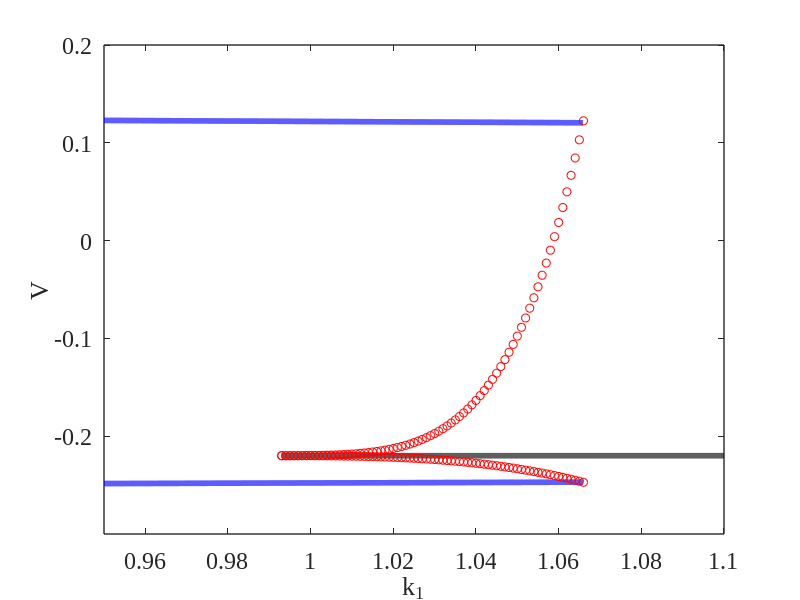

Write MATLAB code to recreate this figure.
clc;clear;close all;

a1=[0.95 1.0659];
b11=[0.1229 0.12048];
b12=[-0.24843 -0.247];

x1=linspace(0.95,1.0659,10000);
y11=linspace(0.1229,0.12048,10000);
y12=linspace(-0.24843,-0.247,10000);

x2=linspace(0.993,1.1,10000);
y2=ones(10000,1)*-0.2199;

s=0.993:0.001:1.066;
x10=0.98;
c1=5;
a1=0.34047/((1.0659-x10).^c1-(0.993-x10).^c1);
b1=0.12048-a1*((1.0659-x10).^c1);

t1=a1*(s-x10).^c1+b1;

x20=0.99;
c2=3;
a2=-0.0271/((1.0659-x20).^c2-(0.993-x20).^c2);
b2=-0.247-a2*((1.0659-x20).^c2);

t2=a2*(s-x20).^c2+b2;
d=4;
plot(x1,y11,'b','linewidth',d)
hold on
plot(x1,y12,'b','linewidth',d)
plot(x2,y2,'black','linewidth',d)
plot(s,t1,'ro')
plot(s,t2,'ro')
xlabel('k_1');
ylabel('V');
set(gca,'fontsize',14);
set(gca,'linewidth',1) %设置边框宽度 
set(gca,'FontName','Times New Roman','FontSize',17,'LineWidth',1);
% set(get(gca,'Children'),'linewidth',2);%设置图中线宽1.5磅
axis([0.95 1.1 -0.3 0.2])





